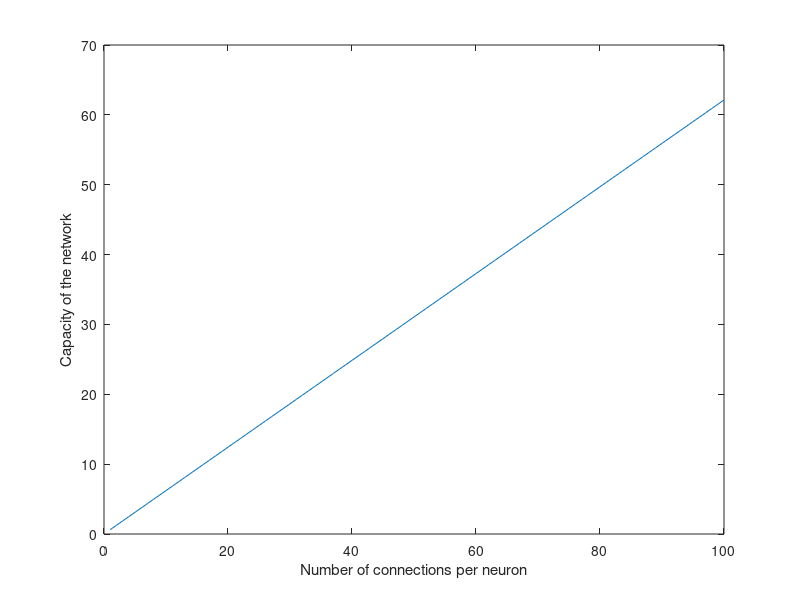
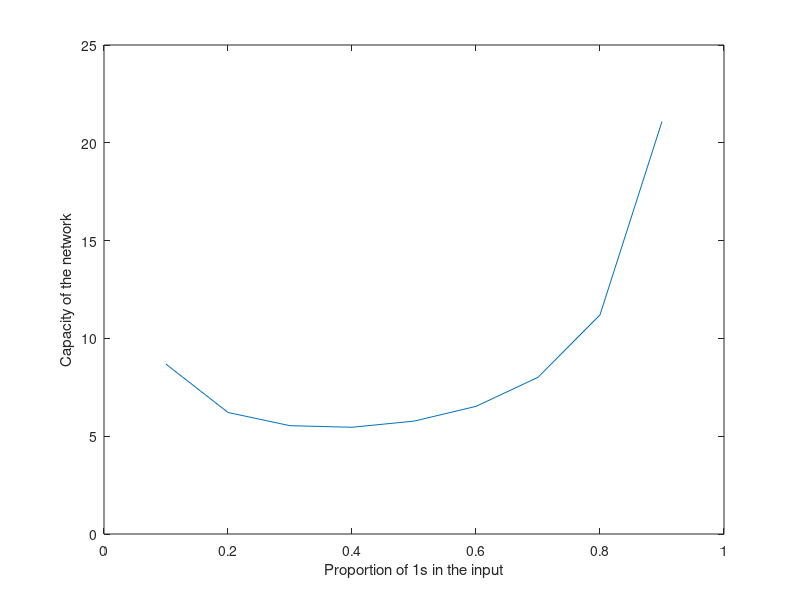

Here is the MATLAB script that generated these plots, in order:
clear all

N = 100; % number of neurons
k = 0.2; % a misterious constant between 0.2 and 0.3

%% Capacity in Hopfield networks

% P_Hopfield = 0.14 * C;

%% Capacity vs number of connections per neuron

sparseness = 0.2;   % proportion of 1s in the input
C = 1:N;            % number of connections per neuron; =N-1 in Hopfield model; C<<N in Rolls model

figure
a = sparseness^2 / sparseness;
capacity = (C * k) / (a * log(1/a));    
plot(C, capacity)
xlabel('Number of connections per neuron')
ylabel('Capacity of the network')

%% Capacity vs number of 1s in the input

sparseness = 0.1 : 0.1 : 1;   % proportion of 1s in the input
C = N * 0.1;           % number of connections per neuron; =N-1 in Hopfield model; C<<N in Rolls model

figure
a = (sparseness .* sparseness) ./ sparseness;
capacity = (C * k) ./ (a .* log(1./a));    
plot(sparseness, capacity)
xlabel('Proportion of 1s in the input')
ylabel('Capacity of the network')

%% Example in Rolls, 2012 paper, p47

k = 0.2:0.01:0.3;
C = 12000;
a = 0.02;

capacity = (C * k) / (a * log(1/a)); % in the paper capacity = 36000 -> k was about 0.235    
